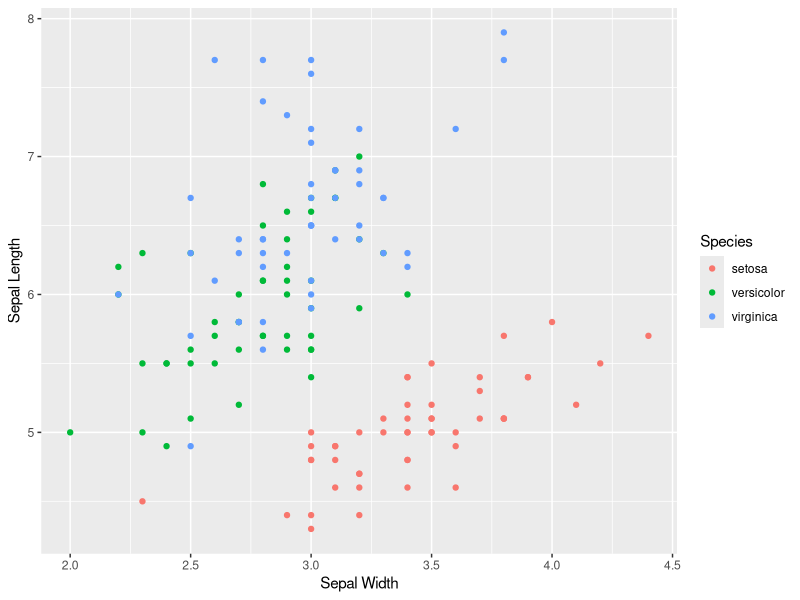

Write R code to recreate this figure.
## ---- chunk 1
library(ggplot2)
data(iris)
ggplot(iris, aes(Sepal.Width, Sepal.Length, color=Species))+geom_point()+
  labs(x='Sepal Width', y = 'Sepal Length', color='Species')
